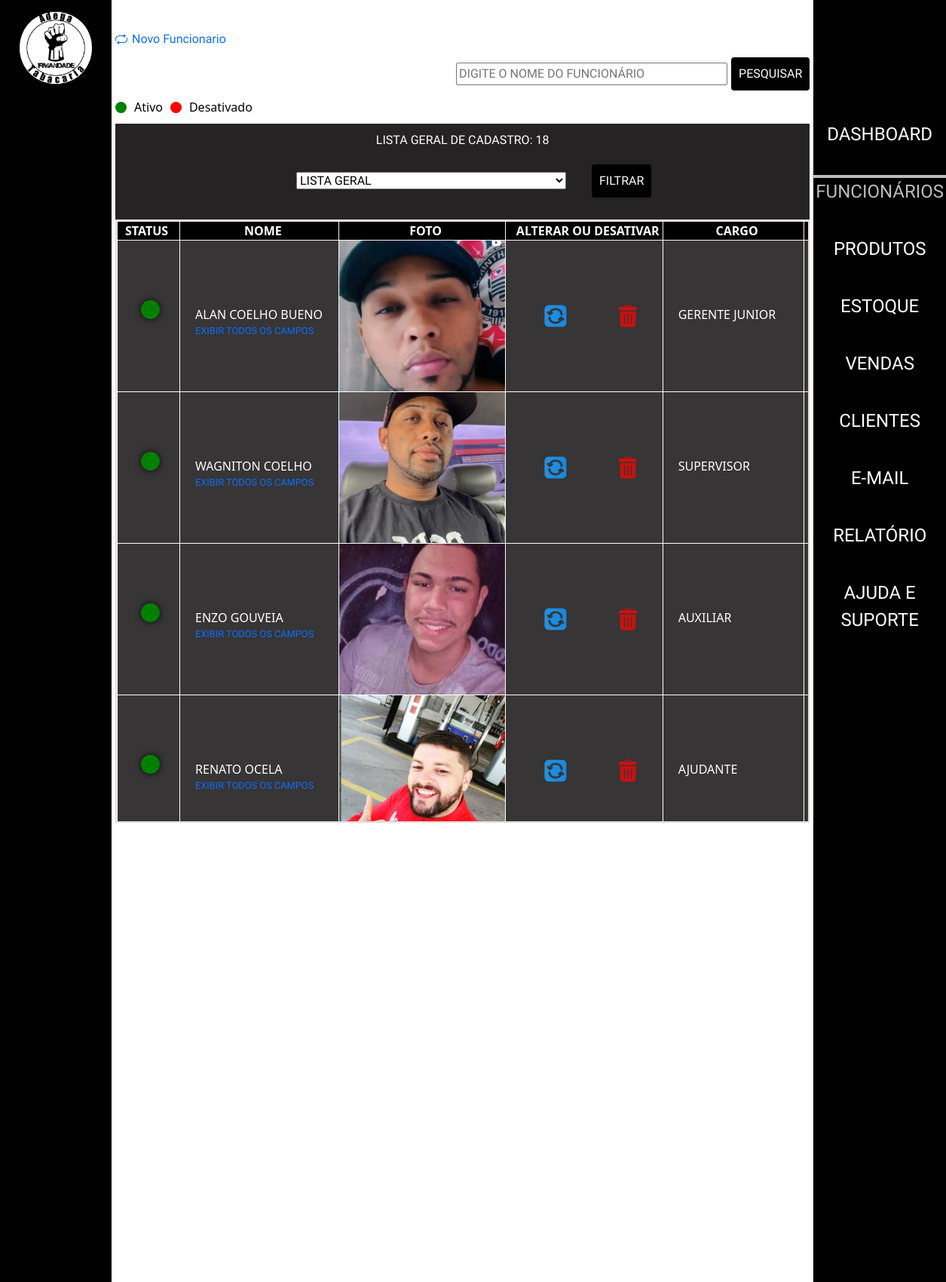
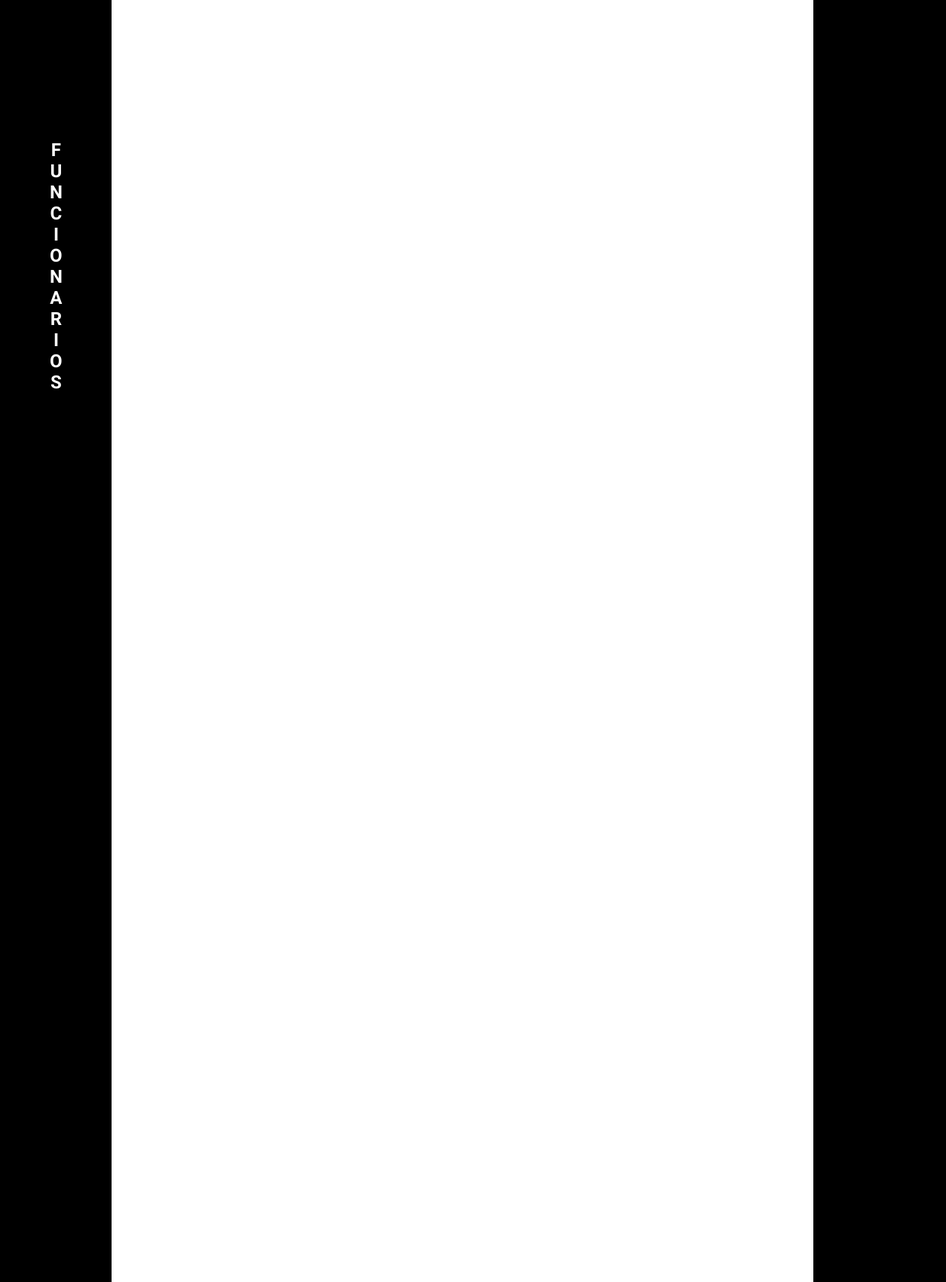
The app's page /admin/index.php?p=funcionarios (upper part) with its own data (2 pictures, top to bottom).
### tables this page shows
CREATE TABLE `tblfuncionarios` (
  `idFuncionario` int(11) NOT NULL,
  `nomeFuncionario` varchar(50) NOT NULL,
  `altFuncionario` varchar(50) NOT NULL,
  `cargoFuncionario` varchar(20) NOT NULL,
  `dataNascFuncionario` date NOT NULL,
  `emailFuncionario` varchar(80) NOT NULL,
  `senhaFuncionario` varchar(20) NOT NULL,
  `nivelFuncionario` varchar(15) NOT NULL,
  `dataAdmissaoFuncionario` date NOT NULL,
  `enderecoFuncionario` varchar(50) NOT NULL,
  `telFuncionario` varchar(15) NOT NULL,
  `cepFuncionario` varchar(10) NOT NULL,
  `statusFuncionario` varchar(10) NOT NULL,
  `fotoFuncionario` varchar(100) DEFAULT NULL,
  `linkFaceFuncionario` varchar(150) NOT NULL,
  `linkInstaFuncionario` varchar(150) NOT NULL,
  `linkWhatsFuncionario` varchar(150) NOT NULL
);

### admin/class/funcionario.php (called while the page is built, shortened)
<?php
class FuncionarioClass
{
    public function listarAtivos()
    {
        $sql = "SELECT * FROM tblfuncionarios WHERE statusFuncionario = 'ATIVO' ORDER BY idFuncionario ASC";
        $conn = Conexao::LigarConexao();
        $resultado = $conn->query($sql);
        $lista = $resultado->fetchAll();
        return $lista;
    }
    public function listarDesativados()
    {
        $sql = "SELECT * FROM tblfuncionarios WHERE statusFuncionario = 'DESATIVADO' ORDER BY idFuncionario ASC";
        $conn = Conexao::LigarConexao();
        $resultado = $conn->query($sql);
        $listaDesativados = $resultado->fetchAll();
        return $listaDesativados;
    }
}

### admin/funcionarios/listar.php (the view, shortened to what this page needs)
<?php
require_once('class/funcionario.php');
$funcionario = new FuncionarioClass();
$listaAtivos = $funcionario->listarAtivos();
$listaDesativados = $funcionario->listarDesativados();
$listaFiltrada = array_merge($listaAtivos, $listaDesativados);
$statusFiltrar = '';
$totalCadastrados = count($listaFiltrada);
$totalAtivos = count($listaAtivos);
$totalDesativados = count($listaDesativados);
?>
<div>
    <a class="icon-link icon-link-hover" style="--bs-icon-link-transform: translate3d(0, -.125rem, 0);" href="index.php?p=funcionarios&f=cadastrar">
        Novo Funcionario
    </a>
</div>
<div>
    <form class="CampoPes" action="" method="POST">
        <input type="text" id="searchInput" name="searchInput" placeholder="Digite o nome do funcionário">
        <button type="submit">Pesquisar</button>
    </form>
</div>
<?php if (empty($statusFiltrar) || $statusFiltrar === 'LISTA GERAL') : ?>
    <div class="legenda-status">
        <div class="bolinha verde"></div>
        <span>Ativo</span>
        <div class="bolinha vermelha"></div>
        <span>Desativado</span>
    </div>
<?php endif; ?>
<form class="formStatus" action="" method="POST">
    <div>
        <select class="seleAtual" aria-label="Default select example" name="statusFuncionario">
            <option value="" <?php echo empty($statusFiltrar) ? 'selected' : 'LISTA GERAL'; ?>>LISTA GERAL</option>
        </select>
        <button type="submit">Filtrar</button>
    </div>
    <div>
        <?php if ($statusFiltrar === 'ATIVO') : ?>
            <p class="total">Total de ativos: <?php echo $totalAtivos; ?></p>
        <?php elseif ($statusFiltrar === 'DESATIVADO') : ?>
            <p class="total">Total de desativados: <?php echo $totalDesativados; ?></p>
        <?php else : ?>
            <p class="total">Lista Geral de Cadastro: <?php echo $totalCadastrados; ?></p>
        <?php endif; ?>
    </div>
</form>
<div class="table-container" id="arrastarMouse">
    <div>
        <table>
            <thead>
                <tr>
                    <?php if (empty($statusFiltrar) || $statusFiltrar === 'LISTA GERAL') : ?>
                        <th class="spanstatus">Status</th>
                    <?php endif; ?>
                    <th>Nome</th>
                    <th>Foto</th>
                    <?php if ($statusFiltrar !== 'DESATIVADO') : ?>
                        <th>Alterar ou Desativar</th>
                    <?php endif; ?>
                    <th>Cargo</th>
                    <th>Nivel de Acesso</th>
                </tr>
            </thead>
            <tbody>
                <?php foreach ($listaFiltrada as $linha) : ?>
                    <?php if (empty($statusFiltrar) || $linha['statusFuncionario'] === $statusFiltrar) : ?>
                        <tr>
                            <?php if (empty($statusFiltrar) || $statusFiltrar === 'LISTA GERAL') : ?>
                                <td class="spanstatus">
                                    <?php if ($linha['statusFuncionario'] === 'ATIVO') : ?>
                                        <span class="status-span active-status"></span>
                                    <?php else : ?>
                                        <span class="status-span inactive-status"></span>
                                    <?php endif; ?>
                                </td>
                            <?php endif; ?>
                            <td class="nomeFunc"   ><?php echo $linha['nomeFuncionario'] ?>
                            <a href="index.php?p=funcionarios&f=listatodos&id=<?php echo $linha['idFuncionario'] ?>">
                                        Exibir Todos os Campos
                                    </a>
                             </td>
                            <td class="fotoGeral">
                                <a href="../admin/img/<?php echo $linha['fotoFuncionario'] ?>" data-lightbox="<?php echo $linha['nomeFuncionario'] ?>" data-title="<?php echo $linha['nomeFuncionario'] ?>">
                                    <img src="../admin/img/<?php echo $linha['fotoFuncionario'] ?>" data-alt="<?php echo $linha['nomeFuncionario'] ?>">
                                </a>
                            </td>
                            <?php if ($statusFiltrar !== 'DESATIVADO') : ?>
                                <td class="btngrudsicone">
                                    <a href="index.php?p=funcionarios&f=atualizar&id=<?php echo $linha['idFuncionario'] ?>">
                                        <img src="./img/setas-flechas.png" alt="">
                                    </a>
                                    <a href="index.php?p=funcionarios&f=desativar&id=<?php echo $linha['idFuncionario'] ?>" onclick="return confirmarDesativacao()">
                                        <img src="./img/lixeira-de-reciclagem.png" alt="">
                                    </a>
                                </td>
                            <?php endif; ?>
                            <td><?php echo $linha['cargoFuncionario'] ?></td>
                            <td><?php echo $linha['nivelFuncionario'] ?></td>
                        </tr>
                    <?php endif; ?>
                <?php endforeach; ?>
            </tbody>
        </table>
    </div>
</div>

### admin/css/estilo.css (style rules this page uses)
* a, h1, h2, h3, h4 { font-family: 'Secular One'; font-size: 16px; text-align: center; margin: 0; padding: 0; box-sizing: border-box; text-decoration: none; }
select, input { text-transform: uppercase; }
body { display: flex; flex-direction: column; min-height: 100vh; color: #ffffff; }
.fotoGeral { width: 100%; object-fit: cover; text-indent: 0; }
.fotoGeral img { width: 220px; height: 200px; object-fit: cover; }
.table-container { max-height: 800px; overflow-y: auto; overflow-x: auto; border: 2px solid #e3dada; text-align: justify; white-space: nowrap; cursor: grab; }
table { width: 100%; border-collapse: collapse; border: 1px solid #f8f1f1; }
td { background: #373535; border: 1px solid #fff; color: #fff; text-indent: 20px; text-transform: uppercase; width: 100%; }
th { border: 1px solid #f8f1f1; text-align: center; font-size: 1.0em; font-weight: bold; text-transform: uppercase; text-indent: 10px; background: #000000; color: #ffffff; }
form { display: flex; flex-direction: column; align-items: center; background: #252323; width: 100%; font-family: 'Secular One'; text-transform: uppercase; }
input { margin: 5px 5px; width: 360px; text-transform: uppercase; }
select { margin: 30px; }
button { margin: 10px 0; padding: 10px; background-color: #000000; color: #fff; border: none; border-radius: 4px; text-transform: uppercase; }
.seleAtual { width: 358px; }
.total { color: #ffffff; font-size: 1.0em; margin-bottom: 0; }
.formStatus { display: flex; flex-direction: column-reverse; justify-content: space-around; padding: 10px; }
.CampoPes { display: flex; justify-content: flex-end; flex-direction: row; background: none; }
.btngrudsicone img { margin-right: 30px; margin-left: 30px; }
.spanstatus { text-align: center; padding-right: 15px; }
.status-span { display: inline-block; width: 25px; height: 25px; border-radius: 50%; box-shadow: 0 0 10px rgba(0, 0, 0, 0.8); }
.active-status { background-color: green; animation: pulse 1s infinite alternate; padding: 5px 5px; }
.legenda-status { display: flex; align-items: center; gap: 10px; margin-bottom: 10px; }
.bolinha { width: 15px; height: 15px; border-radius: 50%; }
.verde { background-color: green; }
.vermelha { background-color: red; }

### admin/funcionarios/listar.php (style rules this page uses)
.nomeFunc a { display: flex; font-size: 0.8em; }

### records on screen
tblfuncionarios: statusFuncionario "ATIVO" (drawn), nomeFuncionario "ALAN COELHO BUENO", fotoFuncionario (picture), cargoFuncionario "GERENTE JUNIOR"
tblfuncionarios: statusFuncionario "ATIVO" (drawn), nomeFuncionario "WAGNITON COELHO", fotoFuncionario (picture), cargoFuncionario "SUPERVISOR"
tblfuncionarios: statusFuncionario "ATIVO" (drawn), nomeFuncionario "ENZO GOUVEIA", fotoFuncionario (picture), cargoFuncionario "AUXILIAR"
tblfuncionarios: statusFuncionario "ATIVO" (drawn), nomeFuncionario "RENATO OCELA", fotoFuncionario (picture), cargoFuncionario "AJUDANTE"

### other values on screen
$texto[$i] "F"
$texto[$i] "U"
$texto[$i] "N"
$texto[$i] "C"
$texto[$i] "I"
$texto[$i] "O"
$texto[$i] "A"
$texto[$i] "R"
$texto[$i] "S"
$totalCadastrados "18"
